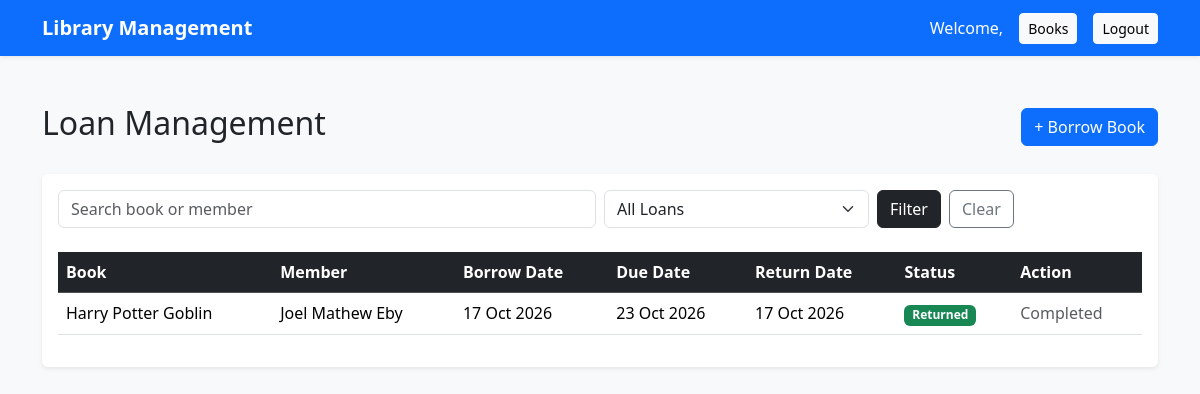
Screenshot of /loans/ with the database file from the repository.
### loans/models.py (models this page shows, shortened)
class Loan(models.Model):
    book = models.ForeignKey(
        Book,
        on_delete=models.PROTECT,
        related_name="loans"
    )
    member = models.ForeignKey(
        Member,
        on_delete=models.PROTECT,
        related_name="loans"
    )
    borrow_date = models.DateField(
        default=timezone.localdate
    )
    due_date = models.DateField()
    return_date = models.DateField(
        null=True,
        blank=True
    )
    @property
    def is_returned(self):
        return self.return_date is not None

### books/models.py (models this page shows, shortened)
class Book(models.Model):
    CATEGORY_CHOICES = [
        ("fiction", "Fiction"),
        ("nonfiction", "Non-Fiction"),
        ("science", "Science"),
        ("technology", "Technology"),
        ("history", "History"),
        ("education", "Education"),
        ("other", "Other"),
    ]
    title = models.CharField(max_length=200)
    author = models.CharField(max_length=150)
    isbn = models.CharField(max_length=20, unique=True)
    category = models.CharField(
        max_length=20,
        choices=CATEGORY_CHOICES
    )
    availability_status = models.BooleanField(default=True)

### members/models.py (models this page shows, shortened)
class Member(models.Model):
    fullname = models.CharField(max_length=100)
    username = models.CharField(max_length=50, unique=True)
    email = models.EmailField(unique=True)
    mobilenumber = models.CharField(max_length=15)
    password = models.CharField(max_length=128)

### loans/views.py (the view)
# urls.py: path("", views.loan_list, name="loan_list"),
def loan_list(request):
    loans = Loan.objects.select_related(
        "book", "member"
    ).order_by("-borrow_date", "-id")
    status = request.GET.get("status", "")
    if status == "borrowed":
        loans = loans.filter(return_date__isnull=True)
    elif status == "returned":
        loans = loans.filter(return_date__isnull=False)
    elif status == "overdue":
        loans = loans.filter(
            return_date__isnull=True,
            due_date__lt=timezone.localdate()
        )
    search = request.GET.get("search", "").strip()
    if search:
        loans = loans.filter(
            Q(book__title__icontains=search)
            | Q(member__fullname__icontains=search)
            | Q(member__user__username__icontains=search)
        )
    return render(request, "loans/loan_list.html", {
        "loans": loans,
        "status": status,
        "search": search,
    })

### loans/templates/loans/loan_list.html (shortened to what this page needs)
<!DOCTYPE html>
<html lang="en">
<head>
    <link href="https://cdn.jsdelivr.net/npm/bootstrap@5.3.3/dist/css/bootstrap.min.css"
          rel="stylesheet">
</head>
<body class="bg-light">
<nav class="navbar navbar-expand-lg navbar-dark bg-primary shadow-sm">
    <div class="container">
        <a class="navbar-brand fw-bold" href="{% url 'book_list' %}">
            Library Management
        </a>
        <div class="d-flex align-items-center gap-3">
            <span class="text-white">
                Welcome, {{ request.user.username }}
            </span>
            <a href="{% url 'book_list' %}"
               class="btn btn-light btn-sm">
                Books
            </a>
            <form method="POST" action="{% url 'member_logout' %}">
                <button type="submit" class="btn btn-light btn-sm">
                    Logout
                </button>
            </form>
        </div>
    </div>
</nav>
<div class="container py-5">
    <div class="d-flex justify-content-between align-items-center mb-4">
        <h2>Loan Management</h2>
        <a href="{% url 'borrow_book' %}" class="btn btn-primary">
            + Borrow Book
        </a>
    </div>
    <div class="card border-0 shadow-sm">
        <div class="card-body">
            <form method="GET" class="row g-2 mb-4">
                <div class="col-md-6">
                    <input type="text"
                           name="search"
                           class="form-control"
                           placeholder="Search book or member"
                           value="{{ search }}">
                </div>
                <div class="col-md-3">
                    <select name="status" class="form-select">
                        <option value="">All Loans</option>
                    </select>
                </div>
                <div class="col-md-3 d-flex gap-2">
                    <button class="btn btn-dark" type="submit">
                        Filter
                    </button>
                    <a href="{% url 'loan_list' %}"
                       class="btn btn-outline-secondary">
                        Clear
                    </a>
                </div>
            </form>
            <div class="table-responsive">
                <table class="table table-hover align-middle">
                    <thead class="table-dark">
                        <tr>
                            <th>Book</th>
                            <th>Member</th>
                            <th>Borrow Date</th>
                            <th>Due Date</th>
                            <th>Return Date</th>
                            <th>Status</th>
                            <th>Action</th>
                        </tr>
                    </thead>
                    <tbody>
                        {% for loan in loans %}
                        <tr>
                            <td>{{ loan.book.title }}</td>
                            <td>{{ loan.member.fullname }}</td>
                            <td>{{ loan.borrow_date|date:"d M Y" }}</td>
                            <td>{{ loan.due_date|date:"d M Y" }}</td>
                            <td>
                                {% if loan.return_date %}
                                    {{ loan.return_date|date:"d M Y" }}
                                {% else %}
                                    —
                                {% endif %}
                            </td>
                            <td>
                                {% if loan.is_returned %}
                                    <span class="badge bg-success">
                                        Returned
                                    </span>
                                {% elif loan.is_overdue %}
                                    <span class="badge bg-danger">
                                        Overdue
                                    </span>
                                {% else %}
                                    <span class="badge bg-warning text-dark">
                                        Borrowed
                                    </span>
                                {% endif %}
                            </td>
                            <td>
                                {% if not loan.is_returned %}
                                    <form method="POST"
                                          action="{% url 'return_book' loan.pk %}"
                                          onsubmit="return confirm('Confirm book return?');">
                                        {% csrf_token %}
                                        <button type="submit"
                                                class="btn btn-sm btn-success">
                                            Return
                                        </button>
                                    </form>
                                {% else %}
                                    <span class="text-muted">Completed</span>
                                {% endif %}
                            </td>
                        </tr>
                        {% empty %}
                        <tr>
                            <td colspan="7" class="text-center py-4">
                                No loan records found.
                            </td>
                        </tr>
                        {% endfor %}
                    </tbody>
                </table>
            </div>
        </div>
    </div>
</div>
</body>
</html>

### rows the page displays
Loan: book "Harry Potter Goblin", member.fullname "Joel Mathew Eby", borrow_date "17 Oct 2026", due_date "23 Oct 2026", return_date "17 Oct 2026", shows "Returned", shows "Completed"
